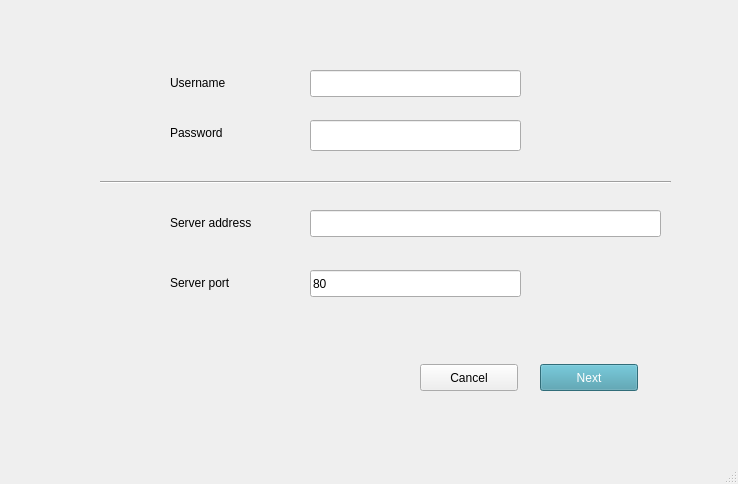
<?xml version="1.0" encoding="UTF-8"?>
<ui version="4.0">
 <class>mainWindow</class>
 <widget class="QMainWindow" name="mainWindow">
  <property name="geometry">
   <rect>
    <x>0</x>
    <y>0</y>
    <width>738</width>
    <height>484</height>
   </rect>
  </property>
  <property name="windowTitle">
   <string>MainWindow</string>
  </property>
  <widget class="QWidget" name="centralwidget">
   <widget class="QLabel" name="label">
    <property name="geometry">
     <rect>
      <x>170</x>
      <y>74</y>
      <width>71</width>
      <height>17</height>
     </rect>
    </property>
    <property name="text">
     <string>Username</string>
    </property>
   </widget>
   <widget class="QLabel" name="label_2">
    <property name="geometry">
     <rect>
      <x>170</x>
      <y>124</y>
      <width>66</width>
      <height>17</height>
     </rect>
    </property>
    <property name="text">
     <string>Password</string>
    </property>
   </widget>
   <widget class="QLabel" name="label_6">
    <property name="geometry">
     <rect>
      <x>170</x>
      <y>274</y>
      <width>91</width>
      <height>17</height>
     </rect>
    </property>
    <property name="text">
     <string>Server port</string>
    </property>
   </widget>
   <widget class="QLabel" name="label_5">
    <property name="geometry">
     <rect>
      <x>170</x>
      <y>214</y>
      <width>111</width>
      <height>17</height>
     </rect>
    </property>
    <property name="text">
     <string>Server address</string>
    </property>
   </widget>
   <widget class="Line" name="line_2">
    <property name="geometry">
     <rect>
      <x>100</x>
      <y>174</y>
      <width>571</width>
      <height>16</height>
     </rect>
    </property>
    <property name="orientation">
     <enum>Qt::Horizontal</enum>
    </property>
   </widget>
   <widget class="QPushButton" name="firstNextBtn">
    <property name="geometry">
     <rect>
      <x>540</x>
      <y>364</y>
      <width>98</width>
      <height>27</height>
     </rect>
    </property>
    <property name="styleSheet">
     <string notr="true">background: #4499aa; color: white</string>
    </property>
    <property name="text">
     <string>Next</string>
    </property>
   </widget>
   <widget class="QPushButton" name="cancelBtn">
    <property name="geometry">
     <rect>
      <x>420</x>
      <y>364</y>
      <width>98</width>
      <height>27</height>
     </rect>
    </property>
    <property name="text">
     <string>Cancel</string>
    </property>
   </widget>
   <widget class="QLineEdit" name="password">
    <property name="geometry">
     <rect>
      <x>310</x>
      <y>120</y>
      <width>211</width>
      <height>31</height>
     </rect>
    </property>
    <property name="text">
     <string/>
    </property>
    <property name="echoMode">
     <enum>QLineEdit::Password</enum>
    </property>
   </widget>
   <widget class="QLineEdit" name="username">
    <property name="geometry">
     <rect>
      <x>310</x>
      <y>70</y>
      <width>211</width>
      <height>27</height>
     </rect>
    </property>
   </widget>
   <widget class="QLineEdit" name="server">
    <property name="geometry">
     <rect>
      <x>310</x>
      <y>210</y>
      <width>351</width>
      <height>27</height>
     </rect>
    </property>
   </widget>
   <widget class="QLineEdit" name="port">
    <property name="geometry">
     <rect>
      <x>310</x>
      <y>270</y>
      <width>211</width>
      <height>27</height>
     </rect>
    </property>
    <property name="text">
     <string>80</string>
    </property>
   </widget>
  </widget>
  <widget class="QStatusBar" name="statusbar"/>
 </widget>
 <resources/>
 <connections/>
</ui>
